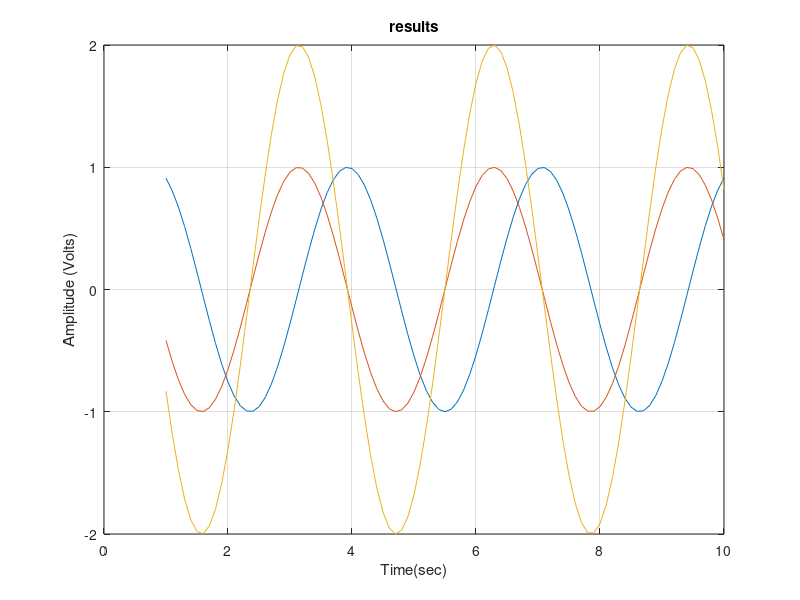

This chart was generated by the following MATLAB code:
clc; clear; close all;
x = 1:0.1:10;
y = sin(2*x);
z = cos(2*x);
w = 2*z;

figure
plot(x, y)
hold on
plot(x, z)
hold on 
plot(x, w) 
grid on
xlabel('Time(sec)')
ylabel('Amplitude (Volts)')
title('results') 
